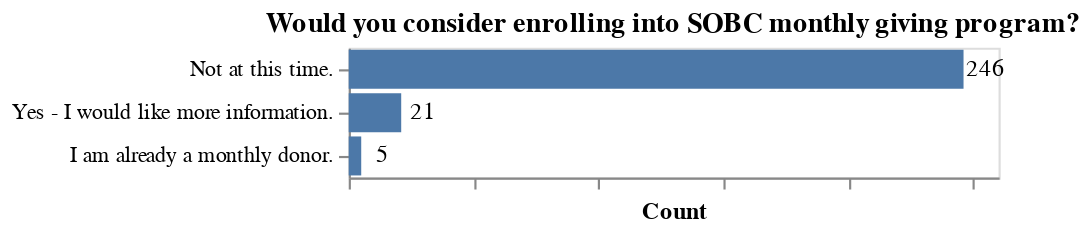

Write notebook code for a chart like this one.
### Code cell
monthly_df = donor_survey_df[['monthly_prospect']].dropna(subset=['monthly_prospect']) 


bar = alt.Chart(monthly_df).mark_bar().encode(
    alt.X('count()', title='Count',axis=alt.Axis(labels=False, grid=False)),
    alt.Y('monthly_prospect', sort='-x', title=None, axis=alt.Axis(tickCount=9, grid=False))).properties(title= 'Would you consider enrolling into SOBC monthly giving program?')

text = alt.Chart(monthly_df).mark_text(align='center', dx=10).encode(
    alt.Y('monthly_prospect', sort='-x'),
    alt.X('count()'),
    alt.Text('count()'))

bar + text

### Figure 1 — Vega-Lite specification as saved in the notebook (floating-point values rounded to 4 significant figures; data arrays with more than 128 entries replaced by an {"elided": "..."} marker saying what was removed)
{"config": {"view": {"continuousWidth": 300, "continuousHeight": 300}}, "layer": [{"mark": {"type": "bar"}, "encoding": {"x": {"aggregate": "count", "axis": {"grid": false, "labels": false}, "title": "Count", "type": "quantitative"}, "y": {"axis": {"grid": false, "tickCount": 9}, "field": "monthly_prospect", "sort": "-x", "title": null, "type": "nominal"}}, "title": "Would you consider enrolling into SOBC monthly giving program?"}, {"mark": {"type": "text", "align": "center", "dx": 10}, "encoding": {"text": {"aggregate": "count", "type": "quantitative"}, "x": {"aggregate": "count", "type": "quantitative"}, "y": {"field": "monthly_prospect", "sort": "-x", "type": "nominal"}}}], "data": {"name": "data-172dcb9c5abe576af8b426213e641e98"}, "$schema": "https://vega.github.io/schema/vega-lite/v5.20.1.json", "datasets": {"data-172dcb9c5abe576af8b426213e641e98": {"elided": "272 records"}}}
